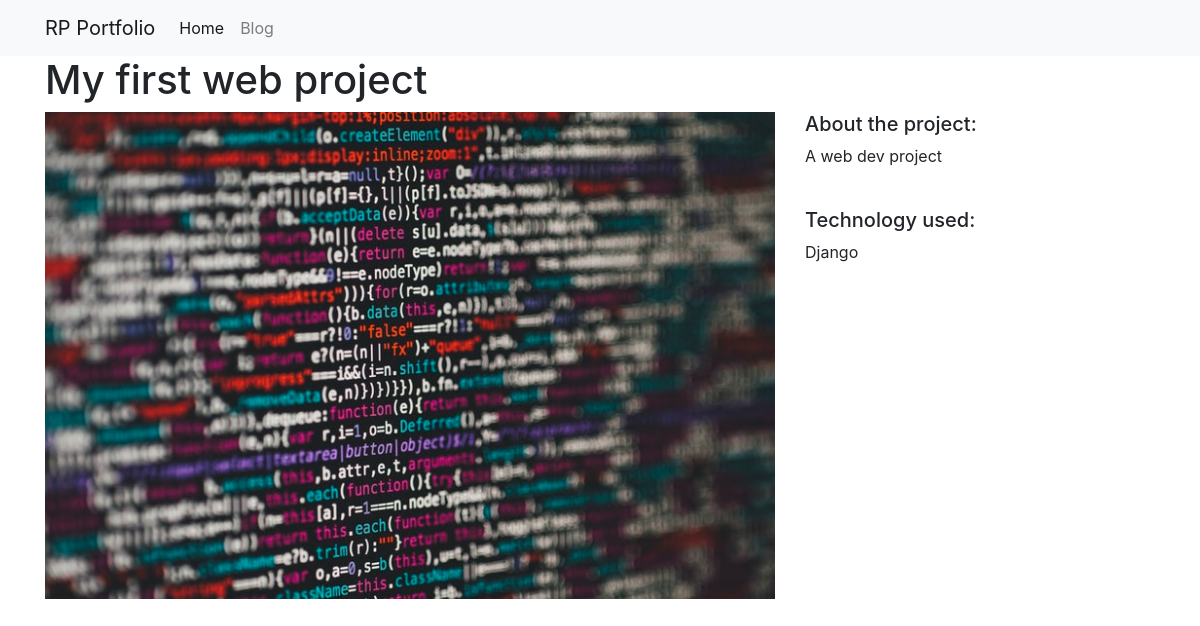
/projects/1/, run on the app's committed database.
### projects/models.py (models this page shows)
class Project(models.Model):
    title = models.CharField(max_length=100)
    description = models.TextField()
    technology = models.CharField(max_length=20)
    image = models.FilePathField(path='/img')

### projects/views.py (the view)
# urls.py: path('<int:pk>/', views.project_detail, name='project_detail'),
def project_detail(request, pk):
    project = Project.objects.get(pk=pk)
    context = {
        'project': project
    }
    return render(request, 'project_detail.html', context)

### projects/templates/project_detail.html
{% extends "base.html" %}
{% load static %}
{% block page_content %}
<h1>{{ project.title }}</h1>
<div class="row">
    <div class="col-md-8">
        <img src="{% static project.image %}" alt="" width="100%">
    </div>
    <div class="col-md-4">
        <h5>About the project:</h5>
        <p>{{ project.description }}</p>
        <br>
        <h5>Technology used:</h5>
        <p>{{ project.technology }}</p>
    </div>
</div>
{% endblock %}

### data on the page
Project: title "My first web project", image (picture), description "A web dev project", technology "Django"
